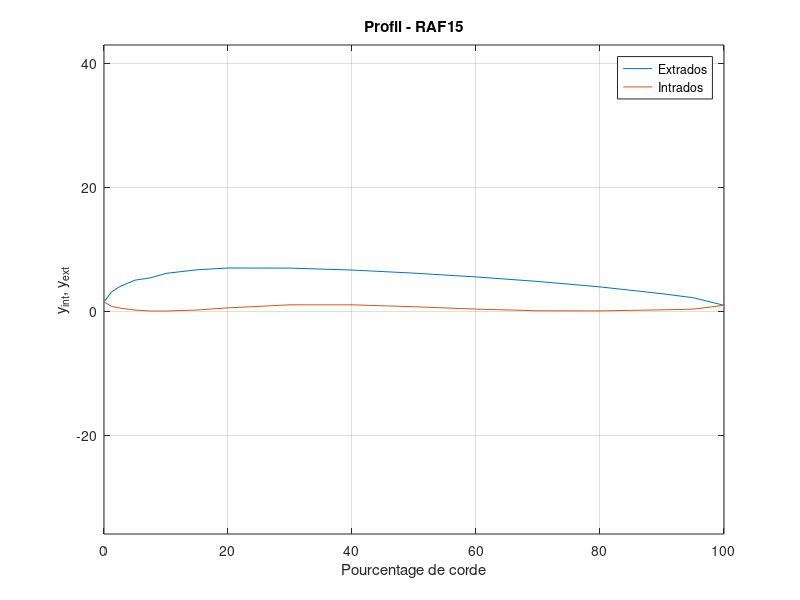
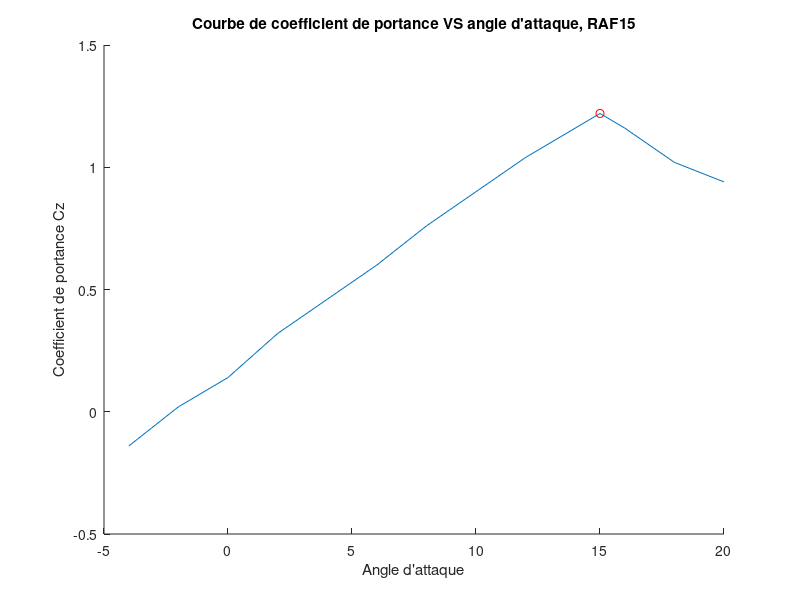
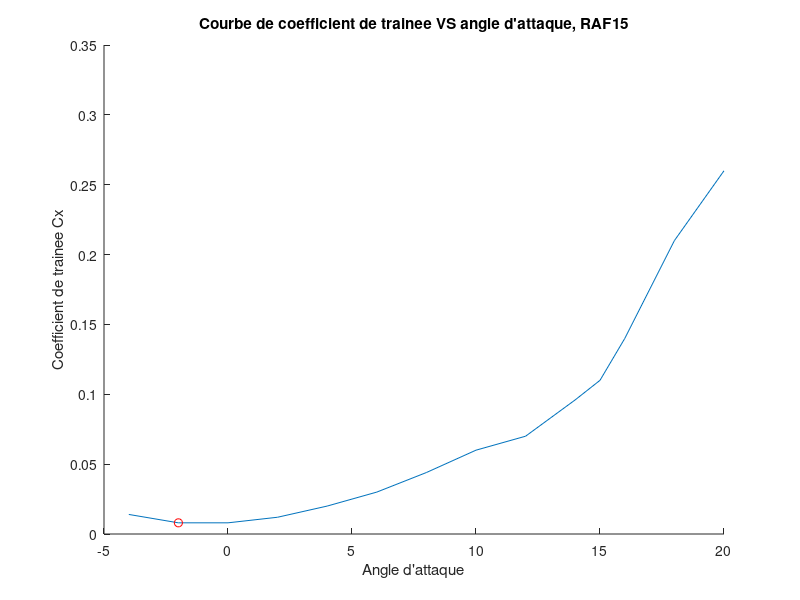
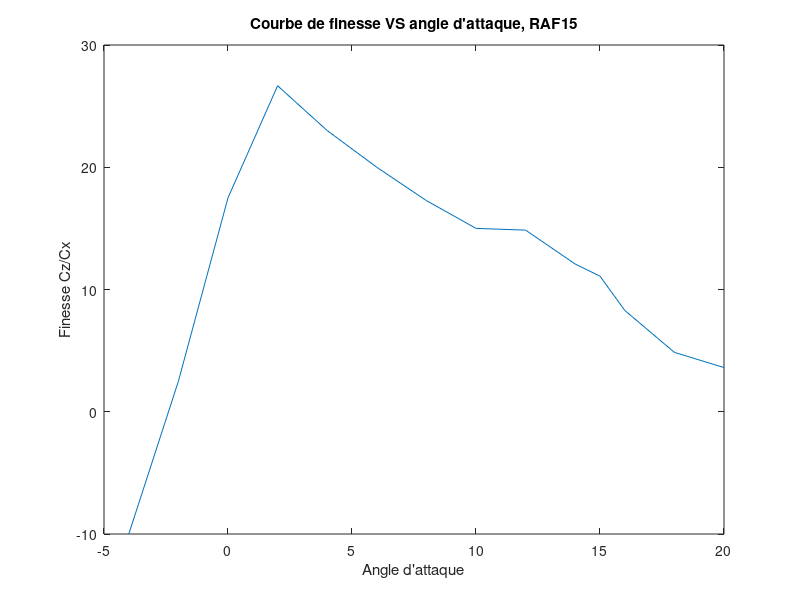

MATLAB code for these plots, in order:
clear all
close all
clc

%PROFIL RAF15
%%% CONTOUR DU PROFIL
BA = [0;1.25;2.5;5;7.5;10;15;20;30;40;50;60;70;80;90;95;100];
ext = [1.5;3.14;3.94;5;5.37;6.09;6.67;6.96;6.94;6.63;6.13;5.52;4.79;3.91;2.81;2.17;0.94];
int = [1.50;0.76;0.5;0.18;0.02;0.02;0.18;0.53;1.02;1.02;0.71;0.33;0.06;0.04;0.21;0.32;0.94];
figure('Name', 'Profil - RAF15');
plot(BA,[ext,int]);
title('Profil - RAF15');
xlabel('Pourcentage de corde');
ylabel('y_{int}, y_{ext}');
legend('Extrados', 'Intrados'); grid on ; box on; axis equal;

%%% COURBES CONCERNANT Alpha et Cz, Cz, et Cz/Cx
alpha = [-4:2:14,15,16,18,20]';
alpharaf15 = alpha;
Cz =  [-0.14 ; 0.02; 0.14; 0.32; 0.46; 0.60; 0.76; 0.90; 1.04; 1.16; 1.22; 1.16; 1.02; 0.94];     
Cx =   [0.014; 0.008; 0.008; 0.012; 0.020; 0.030; 0.044; 0.060; 0.070; 0.096; 0.110; 0.140; 0.210; 0.260];
 
%Valeurs Czmax, Cxmin et Fmax
sprintf('Valeurs pour RAF15 : ')
epaisseur_max = max(ext-int)
[Czmax, idMax] = max(Cz)
[Cxmin, idMin] = min(Cx)
[finesseMax, idFMax] = max(Cz./Cx)
alphaMax = alpha(idFMax)
Fmax = Czmax/Cxmin

%GRAPHIQUES

figure('Name', 'Courbe de coefficient de portance VS angle d''attaque, RAF15');
hold on;
plot(alpha,Cz);
plot(alpha(idMax), Cz(idMax), 'or');
title('Courbe de coefficient de portance VS angle d''attaque, RAF15');
xlabel('Angle d''attaque');
ylabel('Coefficient de portance Cz');

figure('Name', 'Courbe de coefficient de trainee VS angle d''attaque, RAF15');
hold on;
plot(alpha,Cx);
plot(alpha(idMin), Cx(idMin), 'or');
title('Courbe de coefficient de trainee VS angle d''attaque, RAF15');
xlabel('Angle d''attaque');
ylabel('Coefficient de trainee Cx');

figure('Name', 'Courbe de finesse VS angle d''attaque, RAF15');
plot(alpha,Cz./Cx);
title('Courbe de finesse VS angle d''attaque, RAF15');
xlabel('Angle d''attaque');
ylabel('Finesse Cz/Cx');

%Polaire du profil
figure('Name', 'Polaire du profil - RAF15');
plot(Cx,Cz);
title('Polaire du profil - RAF15');
xlabel('Coefficient de trainee Cx');
ylabel('Coefficient de portance Cz');

%Rapport lie a la puissance requise pour propulser l'avion
figure('Name', 'Rapport lie a la puissance requise pour propulser l''avion - RAF15');

%Cz_norm = zeros(length(Cz), 1);
%for i=1:length(Cz) 
%    Cz_norm(i) = norm(Cz(i)^(3/2)/Cx(i));
%    if Cz(i) < 0
%       Cz_norm = - Cz_norm;
%    end
%end
%plot(alpha,Cz_norm);


raf15 = Cz.^(3/2)./Cx;
plot(alpha,raf15);
title('Rapport lie a la puissance requise pour propulser l''avion - RAF15');
xlabel('Angle d''attaque alpha');
ylabel('Cx^{3/2}/Cz');

CxRAF15 = Cx;
CzRAF15 = Cz;
raf15_finesse = Cz./Cx;


%PROFIL CLARK YH
%%% CONTOUR DU PROFIL
BA = [0;1.25;2.5;5;7.5;10;15;20;30;40;50;60;70;80;90;95;100];
ext = [3.5;5.45;6.5;7.9;8.85;9.6;10.68;11.36;11.7;11.4;10.51;9.15;7.42;5.62;3.84;2.93;2.05];
int = [3.5;1.93;1.47;0.93;0.63;0.42;0.15;0.03;0;0;0;0;0.06;0.38;1.02;1.4;1.85];
figure('Name', 'Profil - CLARK YH');
plot(BA,[ext,int]);
title('Profil - CLARK YH');
xlabel('Pourcentage de corde');
ylabel('y_{int}, y_{ext}');
legend('Extrados', 'Intrados'); grid on ; box on; axis equal;

%%% COURBES CONCERNANT Alpha et Cz, Cz, et Cz/Cx
alpha = [-4:2:18,19,20,25,30]';
alphaclark = alpha;
Cz =  [-0.09;0.05;0.2;0.36;0.51;0.66;0.8;0.94;1.06;1.21;1.33;1.43;1.36;1.26;0.97;0.81];
Cx =  [0.01;0.009;0.01;0.015;0.022;0.033;0.045;0.062;0.083;.103;.125;.146;.170;.211;.324;.430];
 
%Valeurs Czmax, Cxmin et Fmax
sprintf('Valeurs pour CLARK YH : ')
epaisseur_max = max(ext-int)
[Czmax, idMax] = max(Cz)
[Cxmin, idMin] = min(Cx)
[finesseMax, idFMax] = max(Cz./Cx)
alphaMax = alpha(idFMax)
Fmax = Czmax/Cxmin

%GRAPHIQUES
figure('Name', 'Courbe de coefficient de portance VS angle d''attaque, CLARK YH');
hold on;
plot(alpha,Cz);
plot(alpha(idMax), Cz(idMax), 'or');
title('Courbe de coefficient de portance VS angle d''attaque, CLARK YH');
xlabel('Angle d''attaque');
ylabel('Coefficient de portance Cz');

figure('Name', 'Courbe de coefficient de trainee VS angle d''attaque, CLARK YH');
hold on;
plot(alpha,Cx);
plot(alpha(idMin), Cx(idMin), 'or');
title('Courbe de coefficient de trainee VS angle d''attaque, CLARK YH');
xlabel('Angle d''attaque');
ylabel('Coefficient de trainee Cx');

figure('Name', 'Courbe de finesse VS angle d''attaque, CLARK YH');
plot(alpha,Cz./Cx);
title('Courbe de finesse VS angle d''attaque, CLARK YH');
xlabel('Angle d''attaque');
ylabel('Finesse Cz/Cx');

%Polaire du profil
figure('Name', 'Polaire du profil - CLARK YH');
plot(Cx,Cz);
title('Polaire du profil - CLARK YH');
xlabel('Coefficient de trainee Cx');
ylabel('Coefficient de portance Cz');

%Rapport lie a la puissance requise pour propulser l'avion
figure('Name', 'Rapport lie a la puissance requise pour propulser l''avion - CLARK YH');
clark = Cz.^(3/2)./Cx;
plot(alpha,clark);
title('Rapport lie a la puissance requise pour propulser l''avion - CLARK YH');
xlabel('Angle d''attaque alpha');
ylabel('Cx^{3/2}/Cz');

CxCLARK = Cx;
CzCLARK = Cz;
clark_finesse = Cz./Cx;

%PROFIL NACA 23018

BA = [0; 1.25; 2.5; 5.0; 7.5; 10; 15; 20; 25; 30; 40; 50; 60; 70; 80; 90; 95; 100];
ext = [0; 4.09; 5.29; 6.92; 8.01; 8.83; 9.86; 10.36; 10.56; 10.55; 10.04; 9.05; 7.75; 6.18; 4.40; 2.39; 1.32; 0];
int = -[0; 1.83; 2.71; 3.80; 4.60; 5.22; 6.18; 6.86; 7.27; 7.47; 7.37; 6.81; 5.94; 4.82; 3.48; 1.94; 1.09; 0];

figure('Name', 'Profil - NACA 23018');
plot(BA, [ext, int]);
title('Profil - NACA 23018');
xlabel('Pourcentage de corde');
ylabel('y_{int}, y_{ext}');
legend('Extrados', 'Intrados'); grid on ; box on; axis equal;

alpha = [-8:2:16]';
alphanaca = alpha;
Cz =  [-0.62 ; -0.47; -0.28; -0.09; 0.12; 0.33; 0.53; 0.72; 0.90; 1.01; 1.06; 0.75; 0.68];
Cx =  [0.016 ; 0.014; 0.012; 0.011; 0.010; 0.011; 0.012; 0.014; 0.016; 0.020; 0.028; 0.040; 0.060];

%Valeurs Czmax, Cxmin et Fmax
sprintf('Valeurs pour NACA 23018 : ')
epaisseur_max = max(ext-int)
[Czmax, idMax] = max(Cz)
[Cxmin, idMin] = min(Cx)
[finesseMax, idFMax] = max(Cz./Cx)
alphaMax = alpha(idFMax)
Fmax = Czmax/Cxmin

%%GRAPHIQUES
figure('Name', 'Courbe de coefficient de portance VS angle d''attaque, NACA 23018');
hold on;
plot(alpha,Cz);
plot(alpha(idMax), Cz(idMax), 'or');
title('Courbe de coefficient de portance VS angle d''attaque, NACA 23018');
xlabel('Angle d''attaque');
ylabel('Coefficient de portance Cz');

figure('Name', 'Courbe de coefficient de trainee VS angle d''attaque, NACA 23018');
hold on;
plot(alpha,Cx);
plot(alpha(idMin), Cx(idMin), 'or');
title('Courbe de coefficient de trainee VS angle d''attaque, NACA 23018');
xlabel('Angle d''attaque');
ylabel('Coefficient de trainee Cx');

figure('Name', 'Courbe de finesse VS angle d''attaque, NACA 23018');
plot(alpha,Cz./Cx);
title('Courbe de finesse VS angle d''attaque, NACA 23018');
xlabel('Angle d''attaque');
ylabel('Finesse Cz/Cx');

%Polaire du profil
figure('Name', 'Polaire du profil - NACA 23018');
plot(Cx,Cz);
title('Polaire du profil - NACA 23018');
xlabel('Coefficient de trainee Cx');
ylabel('Coefficient de portance Cz');


%Rapport lie a la puissance requise pour propulser l'avion
figure('Name', 'Rapport lie a la puissance requise pour propulser l''avion - NACA 23018');
naca = Cz.^(3/2)./Cx;
plot(alpha,naca);
title('Rapport lie a la puissance requise pour propulser l''avion - NACA 23018');
xlabel('Angle d''attaque alpha');
ylabel('Cx^{3/2}/Cz');

CxNACA = Cx;
CzNACA = Cz;
naca_finesse = Cz./Cx;



%GRAPHS CONFONDUS

figure('Name', 'Finesses de tous les profils');
hold on;
plot(alpharaf15,raf15_finesse);
plot(alphaclark,clark_finesse);
plot(alphanaca,naca_finesse);
legend('RAF15', 'CLARK YH', 'NACA 23018');
title('Finesses de tous les profils');
xlabel('Angle d''incidence alpha');
ylabel('Finesse Cz/Cx');


figure('Name', 'Polaires de tous les profils');
hold on;
plot(CxRAF15,CzRAF15);
plot(CxCLARK,CzCLARK);
plot(CxNACA,CzNACA);
legend('RAF15', 'CLARK YH', 'NACA 23018');
title('Polaire du profil - TOUT');
xlabel('Coefficient de trainee Cx');
ylabel('Coefficient de portance Cz');


figure('Name', 'Rapports lies a la puissance requise pour propulser l''avion');
hold on;
plot(alpharaf15,raf15);
plot(alphaclark,clark);
plot(alphanaca,naca);
legend('RAF15', 'CLARK YH', 'NACA 23018');
title('Rapports lies a la puissance requise pour propulser l''avion');
xlabel('Angle d''attaque alpha');
ylabel('Cx^{3/2}/Cz');
